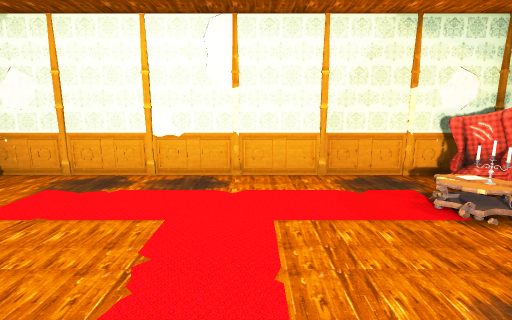
View 1 (above)

16 first-person views from a walk through a scene from a Unity 3-D project. The camera is 1.5 m above the floor, tilts 10° down and sees 85° across. The floor is counted in squares, 1 m on a side. Each view is taken from the middle of a square. On the plan, view 1 faces up. The plan holds only what a view shows up to about 14 squares ahead; the rest is blank. The place goes on beyond the plan. The player is left out. Door leaves are left out, so doorways stand open. Some surface patterns are stand-ins.

View 2
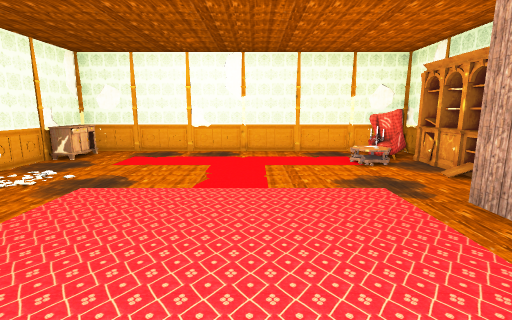

View 3
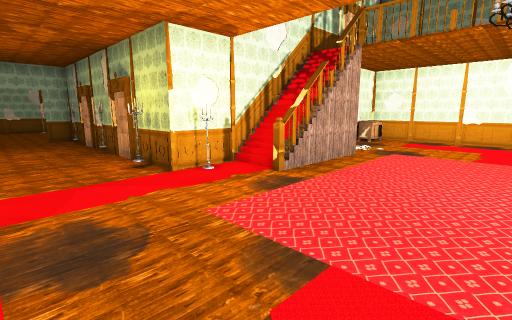

View 4
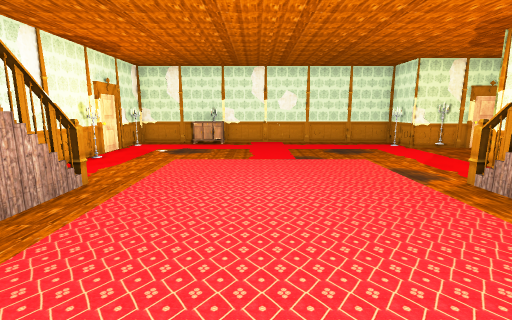

View 5
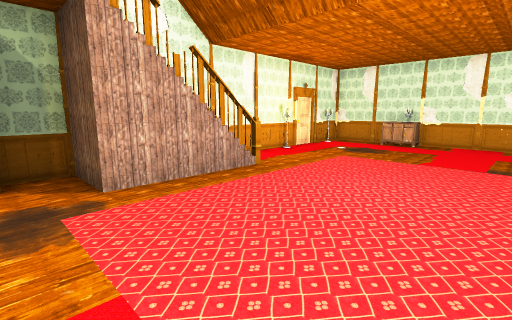

View 6
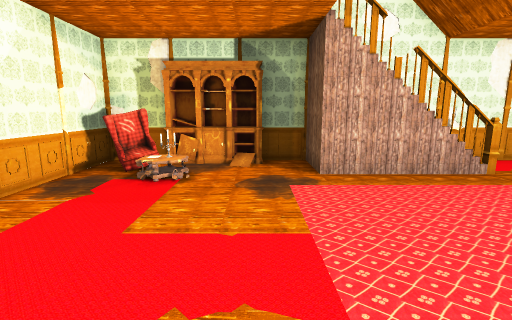

View 7
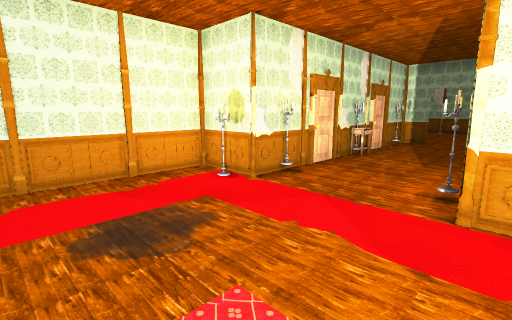

View 8
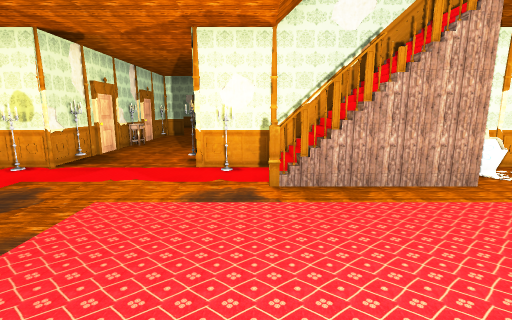

View 9
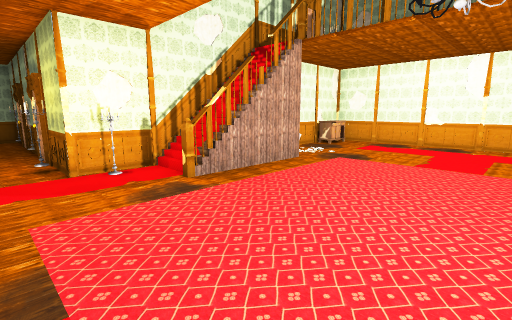

View 10
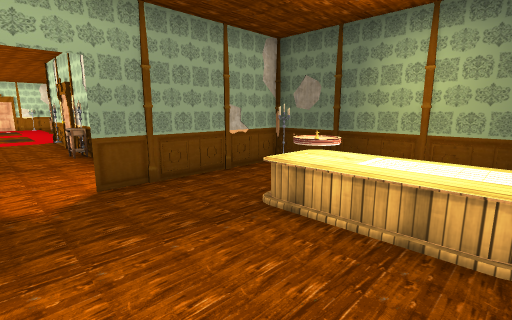

View 11
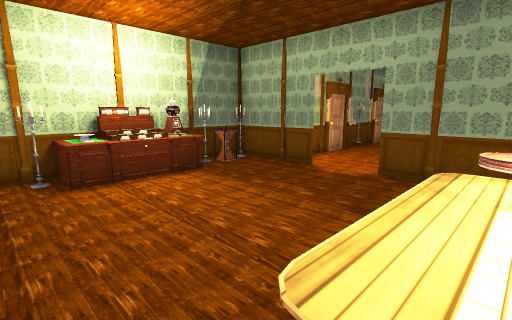

View 12
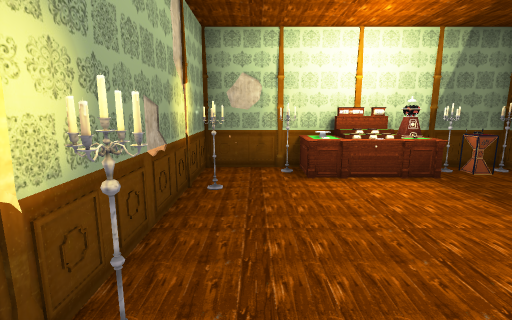

View 13
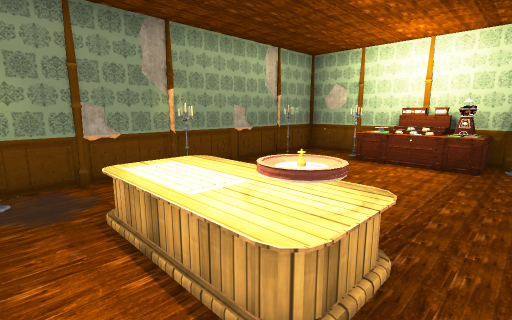

View 14
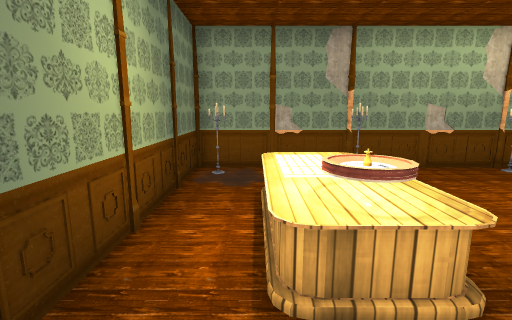

View 15
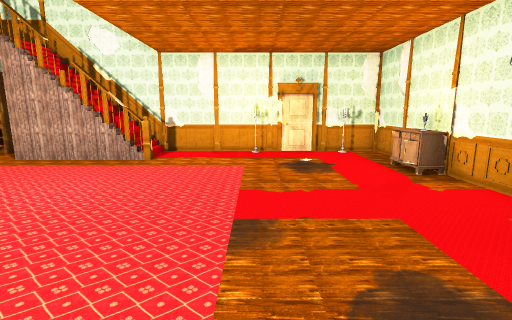

View 16
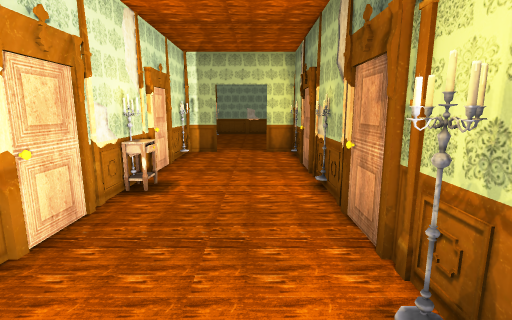

### Floor plan
Points are (right, up) in squares from view 1. A wall is a line through its corners. A room is listed if a view was taken in it or the views show most of it. See-through windows are left out.
Room 1 (views 1, 2, 3, 4, 5, 6, 7, 8, 9, 15, 16)
walls: (-4.4, -3) (-4.6, -3.4); (-4.5, -1.5) (-4.5, -3.7); (-4.5, 0.5) (-4.5, -1.4); (3.5, -3.8) (3.5, 0.5) (4, 0.5); (3.5, -3) (3.8, -2.5) (3.5, -2); (3.7, -3) (3.5, -2.6); (-9.6, -9.5) (-6.5, -9.5) (-6.5, -11.5) (5.5, -11.5) (5.5, 1.9); (-12.5, -5.6) (-13.6, -5.6); (5.5, 4.6) (5.5, 6.5) (-6.5, 6.5) (-6.5, -5.6) (-9.6, -5.6); (-16.4, -5.6) (-16.3, -6.6); (-16.3, -8.4) (-16.3, -9.5) (-11.7, -9.5)
low walls: (2.4, -10.9) (3, -10.9); (-5.6, 5.5) (-5.6, 4.5) (-6.5, 4.5); (-11.7, -9.5) (-11.7, -9.1) (-11.4, -9.1)
ways out: open door at (-16, -7.5) to room 2
objects: other object (-16, -12); other object (-15, -9); other object (-15, -6); other object (-14, -10); other object (-14, -6); other object (-12, -10); other object (-12, -6); other object (-11, -9); other object (-11, -6); other object (-10, -10); other object (-10, -6); other object (-8, -10); other object (-8, -9); other object (-8, -7); other object (-8, -6); other object (-6, -11); other object (-6, -10); other object (-6, -9); other object (-6, -6); other object (-6, -5); other object (-6, -4); other object (-6, 2); other object (-6, 4); other object (-6, 6); other object (-4, -11); other object (-4, 6); other object (-2, -11); other object (-2, 6); other object (0, -11); other object (0, 6); other object (2, -11); other object (2, -10); other object (2, 6); other object (3, 4); other object (4, -11); other object (4, 5); other object (4, 6); other object (5, -11); other object (5, -10); other object (5, -9); other object (5, -7); other object (5, -6); other object (5, -4); other object (5, 0); other object (5, 2) to (5, 4); other object (5, 5); other object (5, 6)
Room 2 (views 10, 11, 12, 13, 14)
walls: (-24.3, -10.5) (-24.3, -11.6); (-16.4, -6.6) (-16.4, -4.5); (-16.4, -11.5) (-16.4, -8.4); (-24.3, -4.5) (-24.3, -8.6); (-24.4, -13.6) (-16.4, -13.6); (-16.4, -3.6) (-24.4, -3.6)
ways out: open door at (-16, -7.5) to room 1
objects: other object (-24, -13); other object (-24, -12); other object (-24, -10); other object (-24, -9); other object (-24, -6); other object (-24, -4); other object (-23, -13); other object (-23, -6); other object (-23, -4); other object (-22, -14); other object (-22, -12) to (-19, -10); other object (-22, -5) to (-19, -4); other object (-22, -4); other object (-20, -14); other object (-20, -4); other object (-18, -14); other object (-18, -5); other object (-18, -4); other object (-17, -13); other object (-17, -4); other object (-16, -13); other object (-16, -4)

Positions as (right, up) in squares from view 1, and headings:
1: (0, 0), facing up
2: (0, -4), facing up
3: (0, -9), facing up-left
4: (0, 2), facing down
5: (-2, 2), facing down-right
6: (-3, 2), facing right
7: (-2, -5), facing down-left
8: (1, -4), facing left
9: (1, -7), facing up-left
10: (-22, -7), facing down-right
11: (-23, -11), facing up-right
12: (-23, -11), facing up
13: (-18, -13), facing up-left
14: (-17, -12), facing left
15: (-5, -7), facing right
16: (-6, -7), facing left
